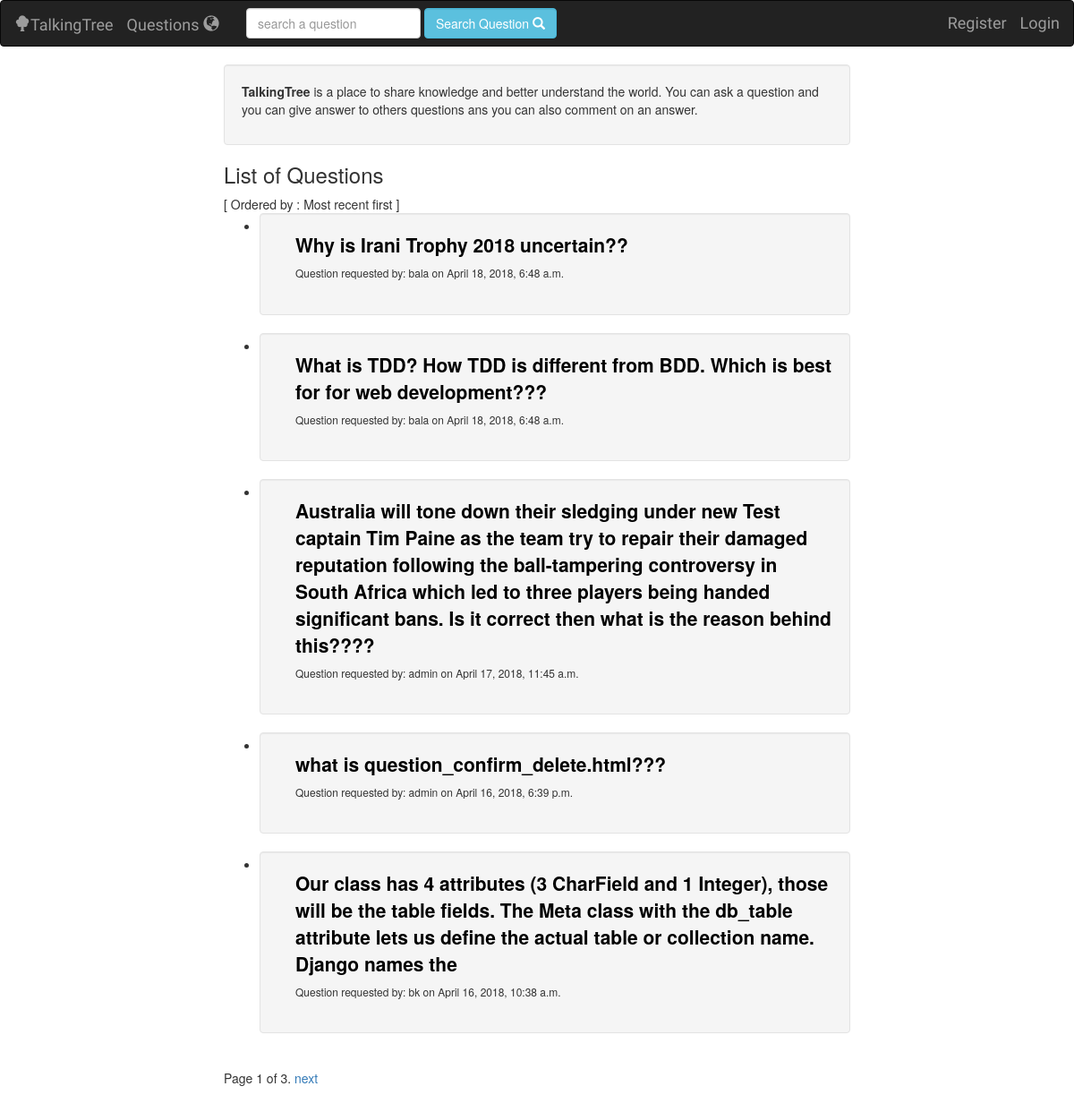
The page /talkingtree/ on the database its author committed.
### talkingtree/models.py (models this page shows, shortened)
class Question(models.Model):
    user = models.ForeignKey(User, on_delete=models.DO_NOTHING)
    question_text = models.CharField(null=False, max_length=1023)
    created_date = models.DateTimeField(default=timezone.now())
    class Meta:
        ordering = ['-id']

### talkingtree/views/question.py (the view)
class QuestionView(generic.ListView):
    template_name = 'talkingtree/index.html'
    context_object_name = 'questions'
    paginate_by = 5
    def get_queryset(self):
        return Question.objects.all()

### talkingtree/templates/talkingtree/index.html (shortened to what this page needs)
 {% extends 'talkingtree/base.html' %}
 {%  block body %}
     {% load staticfiles %}
<link rel="stylesheet" type="text/css" href="{% static 'talkingtree/style.css' %}">
     {% if not user.is_authenticated %}
     <div class="well">
         <p><strong>TalkingTree </strong> is a place to share knowledge and better understand the world. You can ask a question and you can give answer to others questions ans you can also comment on an answer.</p>
     </div>
    {% endif %}
     {% if is_search_result == True %}
        <h3> Search result </h3> Search result : {{ count_questions }} [ Ordered by : Most recent first ]
         {% if count_questions == 0 %}
             <div class="well">
                    No search result found. Please change your search keyword and try again.
             </div>
          {% endif %}
     {% else %}
         <h3> List of Questions </h3> [ Ordered by : Most recent first ]
     {% endif %}
    <ul>
        {% for question in questions %}
        <li>
        <div class="well">
        <div class="row" style="margin-left: 5px">
            <div  class="col-sm-12">
                <a href="{% url 'talkingtree:answer' question.id %}">
                <span class="question" style="font-weight:bold;  font-size: 1.5em; color:black">
                    {{ question.question_text }}
                </span>
                </a>
                <br>
                <h6>Question requested by: {{ question.user }} on {{ question.created_date }}</h6>
            </div>
        </div>
        </div>
        </li>
        {% endfor %}
    </ul>
 {% endblock %}

### rows shown on the page
Question: question_text "Why is Irani Trophy 2018 uncertain??", user "bala", created_date "April 18, 2018, 6:48 a.m."
Question: question_text "What is TDD? How TDD is different from BDD. Which is best for for web development???", user "bala", created_date "April 18, 2018, 6:48 a.m."
Question: question_text "Australia will tone down their sledging under new Test captain Tim Paine as the team try to repair their damaged reputation following the ball-tampering controversy in South Africa which led to three players being handed significant bans. Is it correct then what is the reason behind this????", user "admin", created_date "April 17, 2018, 11:45 a.m."
Question: question_text "what is question_confirm_delete.html???", user "admin", created_date "April 16, 2018, 6:39 p.m."
Question: question_text "Our class has 4 attributes (3 CharField and 1 Integer), those will be the table fields. The Meta class with the db_table attribute lets us define the actual table or collection name. Django names the", user "bk", created_date "April 16, 2018, 10:38 a.m."

### other values the page prints
{{ page_obj.number }} "1"
{{ page_obj.paginator.num_pages }} "3"
